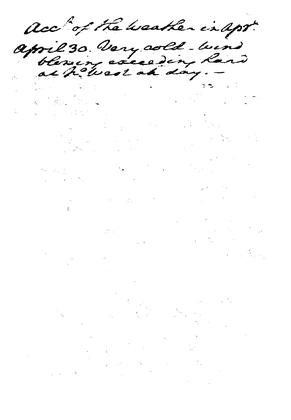
%> input picture binarizedImage02.bmp, 291 x 420 px, shrunk from 946 x 1366 before the run
$ octave postprocessing.m   (GNU Octave 9; MATLAB toolbox functions it lacks are replaced by stand-ins)
%> lines starting %> are read from the running program, lines starting %| are printed output that depends on the picture; in (x1, y1, x2, y2) boxes, pixels count from 0 and x2, y2 are one past the last pixel; in counts of white or black regions, pixels touching at a corner belong together; the program's own positions count from 1
### CalcStrokeWidth.m
function M  = CalcStrokeWidth( input_image )
% This function finds the estimated stroke width M of text in the input
% image (constrast image, text = 1 and bg = 0)

% image size
[im_h, im_w] = size(input_image);

%% Stroke width detection %%

%# Create the average filter with hsize = 3
F_avg = fspecial('average', 3);
%# Filter it
I_avg = imfilter(input_image, F_avg);

%# Create the gaussian filter with hsize = [5 5] and sigma = 1
F_gaussian = fspecial('gaussian',[5 5], 1);
%# Filter it
I_g = imfilter(I_avg, F_gaussian, 'same');

%# Otsu's global thresholding
level = graythresh(I_g);
BW = im2bw(I_g, level);

%# Compute stroke width w
count = cell(im_w, 1);

for l = 1:im_w
    count{l} = 0;
end

for i = 1:im_h

    l = 1;
    len = 0;
    while(l <= im_w)
        if(BW(i, l) == 0)
            if(len ~= 0)
                count{len} = count{len} + 1;
            end

            l = l + 1;
            len = 0;

        elseif(BW(i, l) == 1)
            len = len + 1;
            l = l + 1;
        end
    end
end

wSum = 0;
aSum = 0;
for l = 1:im_w
    wSum = wSum + (count{l} * l);
    aSum = aSum + count{l};
end

% stroke width M
M = floor(wSum / aSum);

end

### postprocessing.m
% The post-processing of image is carried out in this script.

%First remove the salt and pepper noise by applying the opening followed by
%closing morphological opearations.
I = imread('binarizedImage02.bmp');
%> I is the input picture: size 420x291 uint8; min 0, max 255, mean 250.4

%structuring element of size 3*3
se = strel('square',3);

%opening operation on image
I = imopen(I,se);

%closing operation on image
I = imclose(I,se);
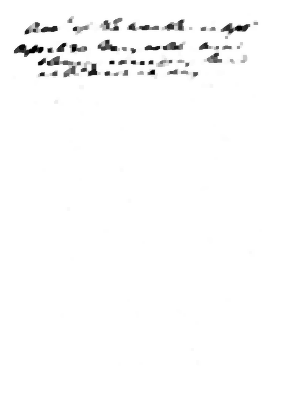
%> I: size 420x291 uint8; min 0, max 255, mean 250.9

imshow(I);
%Save the image.
imwrite(I,'salt_pepper_removed_image.bmp');

% Now apply the shrink and swell operation on image.
I = imread('salt_pepper_removed_image.bmp');

Num1_white = 0; Num2_white = 0;

%Calculate the #white pixels in A
[m,n] = size(I);
%> m = 420; n = 291
M = CalcStrokeWidth(I);
%> in CalcStrokeWidth, `I_avg = imfilter(input_image, F_avg);`:
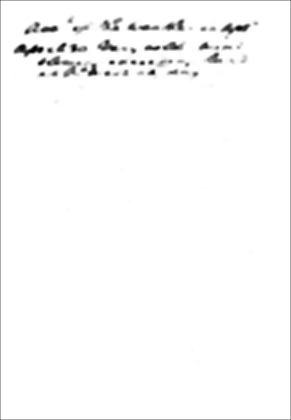
%> I_avg: size 420x291 uint8; min 0, max 255, mean 249.9
%> in CalcStrokeWidth, `I_g = imfilter(I_avg, F_gaussian, 'same');`:
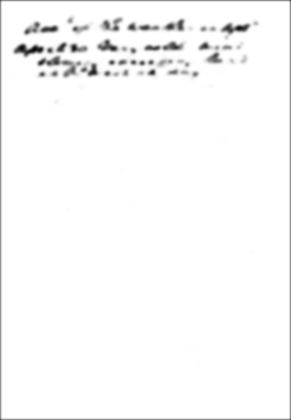
%> I_g: size 420x291 uint8; min 8, max 255, mean 249.2
%> in CalcStrokeWidth, `level = graythresh(I_g);`: level = 0.765
%> in CalcStrokeWidth, `BW = im2bw(I_g, level);`:
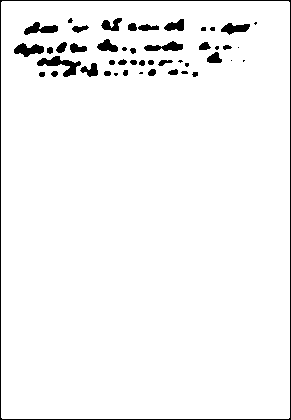
%> BW: size 420x291 logical; 96.2% white; 47 black regions (14 under 20 px), largest, box (x1, y1, x2, y2) and area: (0, 0, 291, 420) 1422, (37, 56, 81, 77) 358, (14, 43, 44, 57) 254
%> the loop in CalcStrokeWidth, `for l = 1:im_w` made 291 passes
%> (wSum, aSum) on passes 1 to 3: (7, 7), (35, 21), (119, 49)
%> after the loop in CalcStrokeWidth, `for l = 1:im_w`: aSum = 789; wSum = 117596
%> in CalcStrokeWidth, `M = floor(wSum / aSum);`: M = 149
%> M = 149
w = M/2;
%> w = 74.5
%> the run ends on the next line
for i = 1 : m
    for j = 1 : n
        [Num1_white] = calculate_white_pixels(I,i,j,w);
